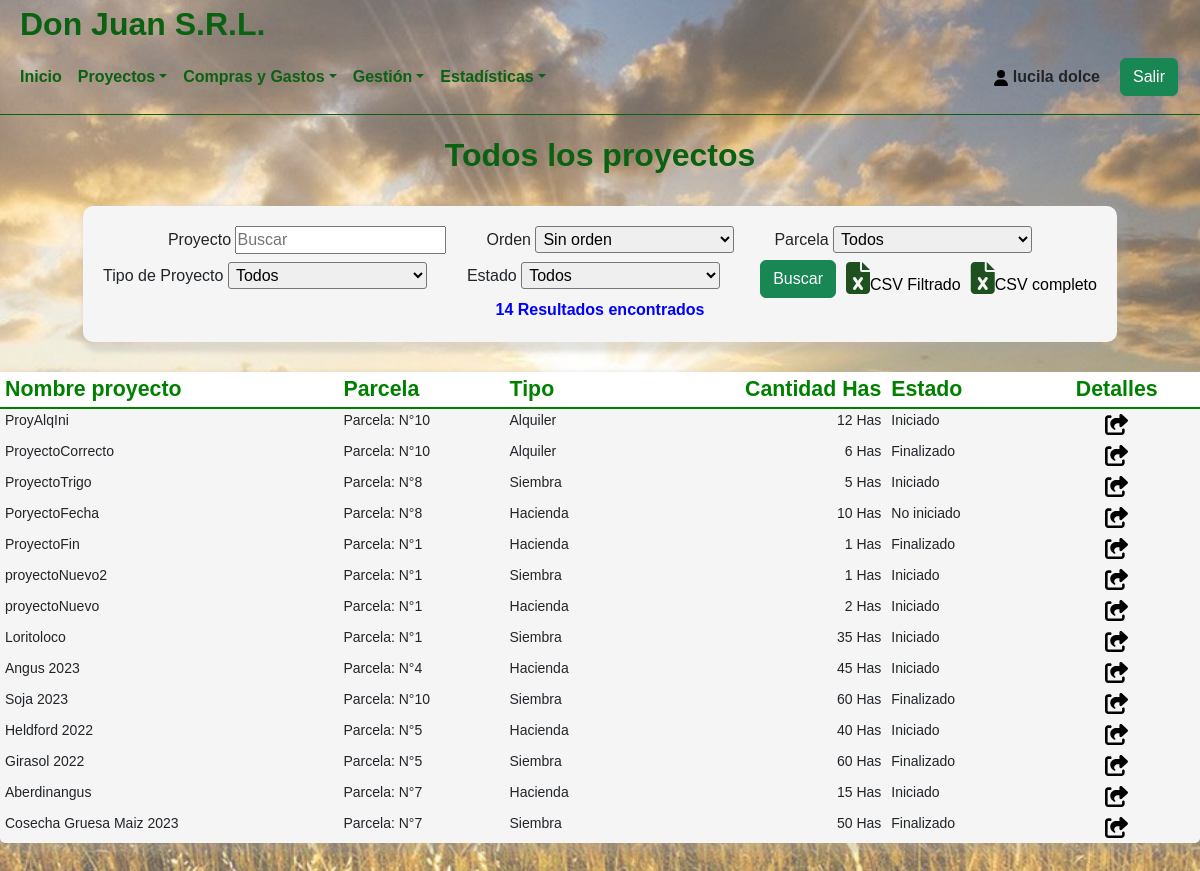
/System/todosLosProyectos.php (signed in), run on the app's committed database.
### tables this page shows
CREATE TABLE `usuarios` (
  `id_usuario` int(11) NOT NULL,
  `usuario` varchar(45) NOT NULL,
  `password` varchar(45) NOT NULL,
  `nombre` varchar(45) NOT NULL,
  `apellido` varchar(45) NOT NULL,
  `id_tipoUsuario` int(11) NOT NULL,
  `id_EstadoUsuario` int(1) NOT NULL
);

CREATE TABLE `proyectos` (
  `id_Proyecto` int(11) NOT NULL,
  `id_Parcela` int(11) NOT NULL,
  `nombreProyecto` varchar(45) NOT NULL,
  `id_TipoProyecto` int(11) NOT NULL,
  `cantidadHas` int(11) NOT NULL,
  `id_EstadoProyecto` int(11) NOT NULL
);

CREATE TABLE `parcela` (
  `id_Parcela` int(11) NOT NULL,
  `dimension` int(11) NOT NULL
);

CREATE TABLE `tipoproyecto` (
  `id_tipoProyecto` int(11) NOT NULL,
  `tipoProyecto` varchar(45) NOT NULL
);

CREATE TABLE `estadoproyecto` (
  `id_EstadoProyecto` int(11) NOT NULL,
  `estado` varchar(45) NOT NULL
);

### System/todosLosProyectos.php (the view, shortened to what this page needs)
<?php
include('../Template/Cabecera.php');
include('../Modelo/Conexion.php');
?>
<body>
	<div class="centrado">
		<div class="centrado--titulo">
			<h1>Todos los proyectos</h1>
		</div>
		<form method="POST" action="./todosLosProyectos.php" >
            <div class="filtros">
                <div class="filtros-listado">
                    <div>
                        <label class="form-label">Proyecto</label>
                        <input type="text" name="buscar"  placeholder="Buscar">
                    </div>
                    <div>
                        <label class="form-label">Orden</label>
                        <select id="assigned-tutor-filter" id="orden" name="orden">
                            <option value="">Sin orden</option>
                        </select>
                    </div>
					<div>
                        <label class="form-label">Parcela</label>
                        <select id="subject-filter" id="parcela" name="parcela">
                            <option value="">Todos</option>
                        </select>
                    </div>
                </div>
                <div class="filtros-listado">
                    <div>
                        <label class="form-label">Tipo de Proyecto</label>
                        <select id="subject-filter" id="tipoproyecto" name="tipoproyecto">
                            <option value="">Todos</option>
                        </select>
                    </div>
                    <div>
                        <label class="form-label">Estado</label>
                        <select id="subject-filter" id="estadoproyecto" name="estadoproyecto">
                            <option value="">Todos</option>
                        </select>
                    </div>
                    <div class="export">
						<input type="submit" class="btn btn-success" name="busqueda" value="Buscar">
						<button type="submit" form="formuFil" style="border:none; background-color:transparent;"><i class="fa-solid fa-file-excel fa-2x" style="color: #1f5120;"></i>CSV Filtrado</button>
						<button type="submit" form="formu" style="border:none; background-color:transparent;"><i class="fa-solid fa-file-excel fa-2x" style="color: #1f5120;"></i>CSV completo</button>
                    </div>
                </div>
            </div>
        <?php
        $aKeyword = explode(" ", $_POST['buscar']);
        if ($_POST["buscar"] == '' AND $_POST['id_Parcela'] == '' AND $_POST['id_tipoProyecto'] == '' AND $_POST['id_EstadoProyecto'] == ''){
                $query ="SELECT pr.id_Proyecto, pr.nombreProyecto, p.id_Parcela, tp.tipoProyecto, pr.cantidadHas, ep.estado
				FROM proyectos pr
                INNER JOIN parcela p ON p.id_Parcela = pr.id_Parcela
				INNER JOIN tipoProyecto tp ON pr.id_tipoProyecto = tp.id_tipoProyecto
				INNER JOIN estadoProyecto ep ON pr.id_EstadoProyecto = ep.id_EstadoProyecto
				ORDER BY pr.id_Proyecto ";
        }else{
                $query = "SELECT pr.id_Proyecto, pr.nombreProyecto, p.id_Parcela, tp.tipoProyecto, pr.cantidadHas, ep.estado
				FROM proyectos pr
                INNER JOIN parcela p ON p.id_Parcela = pr.id_Parcela
				INNER JOIN tipoProyecto tp ON pr.id_tipoProyecto = tp.id_tipoProyecto
				INNER JOIN estadoProyecto ep ON pr.id_EstadoProyecto = ep.id_EstadoProyecto ";
                if ($_POST["buscar"] != '' ){
                        $query .= " WHERE (pr.nombreProyecto LIKE LOWER('%".$aKeyword[0]."%')) ";
                }
         if ($_POST["orden"] == '' ){
                $query .= " ORDER BY pr.id_Proyecto DESC ";
        }
}
         $sql = $conexion->query($query);
         $numeroSql = mysqli_num_rows($sql);
        ?>
        <div class="contResult">
            <p style="font-weight: bold; color:blue; margin-bottom: 0px;"><i class="mdi mdi-file-document"></i> <?php echo $numeroSql; ?> Resultados encontrados</p>
        </div>
</form>
        <div>
			<table style="border:none; width:1200px;box-shadow: 5px 5px 5px 5px rgba(165, 164, 164, 0.3);border-radius: 5px;background-color: whitesmoke;">
				<thead>
					<tr style="color:green; background-color:white;font-weight:bold;border-bottom: 2px solid green;">
						<th style="text-align:center;font-size:16pt;text-align:left;padding:5px;">Nombre proyecto</th>
						<th style="text-align:center;font-size:16pt;text-align:left;padding:5px;">Parcela</th>
						<th style="text-align:center;font-size:16pt;text-align:left;padding:5px;">Tipo</th>
						<th style="text-align:center;font-size:16pt;text-align:right;padding:5px;">Cantidad Has</th>
						<th style="text-align:center;font-size:16pt;text-align:left;padding:5px;">Estado</th>
						<th style="text-align:center;font-size:16pt;text-align:center;padding:5px;">Detalles</th>
					</tr>
				</thead>
                <tbody>
                <?php While($rowSql = $sql->fetch_assoc()) {?>
                        <tr>
							<td><h4 style="font-size:14px; text-align:left; margin-left: 5px;"><?php echo $rowSql["nombreProyecto"]; ?></h4></td>
							<td><h4 style="font-size:14px; text-align: left; margin-left: 5px;"><?php echo "Parcela: N°".$rowSql["id_Parcela"]; ?></h4></td>
							<td><h4 style="font-size:14px; text-align:left; margin-left: 5px;"><?php echo $rowSql["tipoProyecto"]; ?></h4></td>
							<td><h4 style="font-size:14px; text-align:right; margin-right: 5px;"><?php echo $rowSql["cantidadHas"]." Has"; ?></h4></td>
							<td><h4 style="font-size:14px; text-align:left; margin-left: 5px;"><?php echo $rowSql["estado"]; ?></h4></td>
							<?php echo "
							<td class='text-center text-nowrap'><a class='btn btn-sm' href=./detalleProyecto.php?no=".$rowSql['id_Proyecto']." class=mod><svg xmlns='http://www.w3.org/2000/svg' height='1.5em' viewBox='0 0 576 512'><path d='M352 224H305.5c-45 0-81.5 36.5-81.5 81.5c0 22.3 10.3 34.3 19.2 40.5c6.8 4.7 12.8 12 12.8 20.3c0 9.8-8 17.8-17.8 17.8h-2.5c-2.4 0-4.8-.4-7.1-1.4C210.8 374.8 128 333.4 128 240c0-79.5 64.5-144 144-144h80V34.7C352 15.5 367.5 0 386.7 0c8.6 0 16.8 3.2 23.2 8.9L548.1 133.3c7.6 6.8 11.9 16.5 11.9 26.7s-4.3 19.9-11.9 26.7l-139 125.1c-5.9 5.3-13.5 8.2-21.4 8.2H384c-17.7 0-32-14.3-32-32V224zM80 96c-8.8 0-16 7.2-16 16V432c0 8.8 7.2 16 16 16H400c8.8 0 16-7.2 16-16V384c0-17.7 14.3-32 32-32s32 14.3 32 32v48c0 44.2-35.8 80-80 80H80c-44.2 0-80-35.8-80-80V112C0 67.8 35.8 32 80 32h48c17.7 0 32 14.3 32 32s-14.3 32-32 32H80z'/></svg></a></td>
							";?>
                        </tr>
               <?php }
        echo '</table>';
        ?>
        </div>
        <form id="formuFil" action="../Exportar/ExcelProyectosFiltrado.php" class="formOculto" method="POST">
        </form>
	</div>
</body>

### Template/Cabecera.php (shortened to what this page needs)
<?php
include ("../Modelo/Conexion.php");
$iduser = $_SESSION['usuario'];
$sql = "SELECT * FROM usuarios WHERE usuario='$iduser'";
$resultado = $conexion->query($sql);
$row = $resultado->fetch_assoc();
$nombre = $row['nombre'];
$apellido = $row['apellido'];
$tipoUsu = $row['id_tipoUsuario'];
?>
<!DOCTYPE html>
<html lang="es">
<head>
    <link href="https://cdn.jsdelivr.net/npm/bootstrap@5.2.0-beta1/dist/css/bootstrap.min.css" rel="stylesheet">
    <link href="https://unpkg.com/aos@2.3.1/dist/aos.css" rel="stylesheet">
	<link rel="stylesheet" href="../Css/estilos.css">
</head>
<body>
<header class="hea-pri" >
	<div class="titPrincipal">
		<h1>Don Juan S.R.L.</h1>
	</div>
    <nav class="navbar navbar-expand-lg navbar-light" style="border-bottom: 1px solid #0a6111;">
        <div class="container-fluid navpri">
            <div class="collapse navbar-collapse" id="navbarNav" >
                <ul class="navbar-nav">
				<li class="nav-item">
					<a href="./Inicio.php" class="nav-link" style="color: #0a6111;" aria-current="page">Inicio</a>
				</li>
                <li class="nav-item dropdown">
                        <a href="#" class="nav-link dropdown-toggle " id="navbarDropdown" role="button" data-bs-toggle="dropdown" aria-expanded="false" style="color: #0a6111;">Proyectos</a>
                    </li>
                    <li class="nav-item dropdown">
                        <a href="#" class="nav-link dropdown-toggle " id="navbarDropdown" role="button" data-bs-toggle="dropdown" aria-expanded="false" style="color: #0a6111;">Compras y Gastos</a>
                    </li>
					<?php if($tipoUsu == 1){;?>
					<li class="nav-item dropdown">
                        <a href="#" class="nav-link dropdown-toggle " id="navbarDropdown" role="button" data-bs-toggle="dropdown" aria-expanded="false" style="color: #0a6111;">Gestión</a>
                    </li>
					<?php };?>
					<li class="nav-item dropdown">
                        <a href="#" class="nav-link dropdown-toggle " id="navbarDropdown" role="button" data-bs-toggle="dropdown" aria-expanded="false" style="color: #0a6111;">Estadísticas</a>
                    </li>
                </ul>
            </div>
            <div class="exit">
				<div class="exit-name">
				<p><svg xmlns="http://www.w3.org/2000/svg" height="1em" viewBox="0 0 448 512" style="fill:#000000;"><path d="M224 256A128 128 0 1 0 224 0a128 128 0 1 0 0 256zm-45.7 48C79.8 304 0 383.8 0 482.3C0 498.7 13.3 512 29.7 512H418.3c16.4 0 29.7-13.3 29.7-29.7C448 383.8 368.2 304 269.7 304H178.3z"/></svg>&nbsp<?php echo $nombre." ".$apellido;?></p>
				</div>
				<div class="exit-exit">
					<a href="../index.php">
						<button class="btn btn-success">Salir</button>
					</a>
				</div>
			</div>
        </div>
    </nav>
</header>

### Css/estilos.css (style rules this page uses)
* { margin: 0; padding: 0; box-sizing: border-box; font-family: 'Montserrat Alternates', sans-serif; }
body { background-color: whitesmoke; background-image: linear-gradient( to right, rgba(255, 255, 255, 0.35), rgba(255, 255, 255, 0.35) ), url('../imagenes/campo.jpg'); background-repeat: no-repeat; background-attachment: fixed; background-size: cover; object-fit: cover; background-repeat: no-repeat; background-position: center center; justify-content: center; align-items: center; height: auto; }
a { text-decoration: none; }
h1 { color: #0a6111; display: block; font-size: 2em; margin-block-start: 0.67em; margin-block-end: 0.67em; margin-inline-start: 0px; margin-inline-end: 0px; font-weight: bold; }
.nav-link { font-weight: bold; }
.exit-name { font-weight: bold; }
.titPrincipal { width: 100%; height: 40px; display: flex; justify-content: flex-start; }
.titPrincipal h1 { margin-left: 20px; margin-block-start: 0.15em; }
.centrado { width: 100%; display: flex; justify-content: center; align-items: center; flex-direction: column; margin-bottom: 20px; gap: 10px; }
select, input[type="date"] { width: 199px; padding: 3px; border-radius: 3px; }
p { margin: 0%; }
form { padding: 20px; box-shadow: 5px 5px 5px 5px rgba(165, 164, 164, 0.3); border-radius: 10px; background-color: whitesmoke; margin-bottom: 20px; }
.formOculto { box-shadow: none; background-color: transparent; }
.exit { padding: 10px; display: flex; justify-content: center; align-items: center; flex-direction: row; gap: 20px; font-family: 'Montserrat Alternates', sans-serif; }
.filtros { width: auto; display: flex; justify-content: center; align-items: center; flex-direction: column; }
.filtros-listado { display: flex; justify-content: center; align-items: center; flex-direction: row; gap: 40px; }
.contResult { width: 100%; display: flex; justify-content: center; }
.export { display: flex; gap: 10px; }

### data on the page
usuarios: nombre "lucila", apellido "dolce"
proyectos: nombreProyecto "ProyAlqIni", id_Parcela.id_Parcela "10", id_TipoProyecto.tipoProyecto "Alquiler", cantidadHas "12", id_EstadoProyecto.estado "Iniciado"
proyectos: nombreProyecto "ProyectoCorrecto", id_Parcela.id_Parcela "10", id_TipoProyecto.tipoProyecto "Alquiler", cantidadHas "6", id_EstadoProyecto.estado "Finalizado"
proyectos: nombreProyecto "ProyectoTrigo", id_Parcela.id_Parcela "8", id_TipoProyecto.tipoProyecto "Siembra", cantidadHas "5", id_EstadoProyecto.estado "Iniciado"
proyectos: nombreProyecto "PoryectoFecha", id_Parcela.id_Parcela "8", id_TipoProyecto.tipoProyecto "Hacienda", cantidadHas "10", id_EstadoProyecto.estado "No iniciado"
proyectos: nombreProyecto "ProyectoFin", id_Parcela.id_Parcela "1", id_TipoProyecto.tipoProyecto "Hacienda", cantidadHas "1", id_EstadoProyecto.estado "Finalizado"
proyectos: nombreProyecto "proyectoNuevo2", id_Parcela.id_Parcela "1", id_TipoProyecto.tipoProyecto "Siembra", cantidadHas "1", id_EstadoProyecto.estado "Iniciado"
proyectos: nombreProyecto "proyectoNuevo", id_Parcela.id_Parcela "1", id_TipoProyecto.tipoProyecto "Hacienda", cantidadHas "2", id_EstadoProyecto.estado "Iniciado"
proyectos: nombreProyecto "Loritoloco", id_Parcela.id_Parcela "1", id_TipoProyecto.tipoProyecto "Siembra", cantidadHas "35", id_EstadoProyecto.estado "Iniciado"
proyectos: nombreProyecto "Angus 2023", id_Parcela.id_Parcela "4", id_TipoProyecto.tipoProyecto "Hacienda", cantidadHas "45", id_EstadoProyecto.estado "Iniciado"
proyectos: nombreProyecto "Soja 2023", id_Parcela.id_Parcela "10", id_TipoProyecto.tipoProyecto "Siembra", cantidadHas "60", id_EstadoProyecto.estado "Finalizado"
proyectos: nombreProyecto "Heldford 2022", id_Parcela.id_Parcela "5", id_TipoProyecto.tipoProyecto "Hacienda", cantidadHas "40", id_EstadoProyecto.estado "Iniciado"
proyectos: nombreProyecto "Girasol 2022", id_Parcela.id_Parcela "5", id_TipoProyecto.tipoProyecto "Siembra", cantidadHas "60", id_EstadoProyecto.estado "Finalizado"
proyectos: nombreProyecto "Aberdinangus", id_Parcela.id_Parcela "7", id_TipoProyecto.tipoProyecto "Hacienda", cantidadHas "15", id_EstadoProyecto.estado "Iniciado"
proyectos: nombreProyecto "Cosecha Gruesa Maiz 2023", id_Parcela.id_Parcela "7", id_TipoProyecto.tipoProyecto "Siembra", cantidadHas "50", id_EstadoProyecto.estado "Finalizado"

### other printed values
$numeroSql "14"
